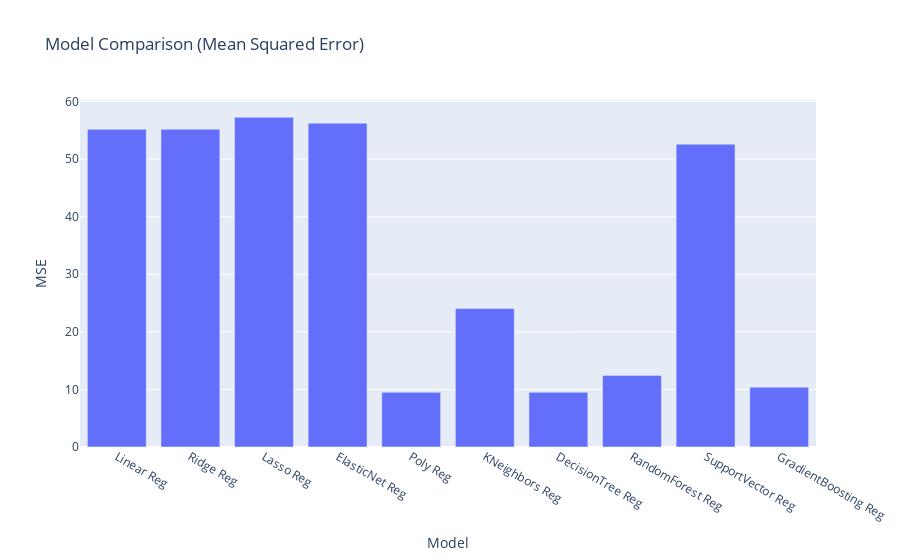

This figure's notebook cell:
### Code cell
mseDf = pd.DataFrame(list(zip(models, mseScores)), columns = ['Model', 'MSE'])
fig = px.bar(mseDf, x='Model', y='MSE', title='Model Comparison (Mean Squared Error)')
fig.show()

### Figure 1 — Plotly figure (JSON) as saved in the notebook; plotly's stock layout.template omitted (floating-point values rounded to 4 significant figures)
{"data": [{"alignmentgroup": "True", "hovertemplate": "Model=%{x}<br>MSE=%{y}<extra></extra>", "legendgroup": "", "marker": {"color": "#636efa", "pattern": {"shape": ""}}, "name": "", "offsetgroup": "", "orientation": "v", "showlegend": false, "textposition": "auto", "type": "bar", "x": ["Linear Reg", "Ridge Reg", "Lasso Reg", "ElasticNet Reg", "Poly Reg", "KNeighbors Reg", "DecisionTree Reg", "RandomForest Reg", "SupportVector Reg", "GradientBoosting Reg"], "xaxis": "x", "y": [55.19, 55.19, 57.26, 56.26, 9.489, 24.04, 9.489, 12.43, 52.61, 10.39], "yaxis": "y"}], "layout": {"barmode": "relative", "legend": {"tracegroupgap": 0}, "title": {"text": "Model Comparison (Mean Squared Error)"}, "xaxis": {"anchor": "y", "domain": [0, 1], "title": {"text": "Model"}}, "yaxis": {"anchor": "x", "domain": [0, 1], "title": {"text": "MSE"}}}}
